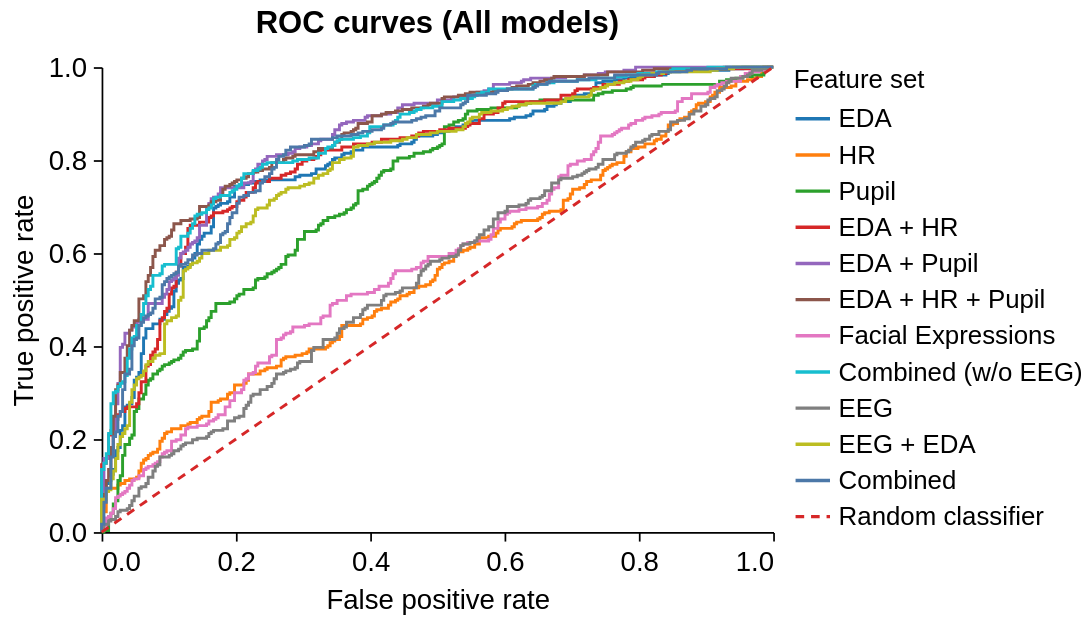

The notebook cell this image was saved under:
### Markdown cell above
## C — ROC curves

### Code cell
roc_results = load_roc_results(cache)
panel_c = plot_roc_curves(
    roc_results,
    width=390,
    height=270,
    title="ROC curves (All models)",
)
style_figure(panel_c)

### Figure 1 — Vega-Lite specification as saved in the notebook (floating-point values rounded to 4 significant figures; data arrays with more than 128 entries replaced by an {"elided": "..."} marker saying what was removed)
{"config": {"view": {"continuousWidth": 300, "continuousHeight": 300, "stroke": null}, "axis": {"domainColor": "black", "domainWidth": 1, "grid": false, "labelColor": "black", "labelFont": "Arial", "labelFontSize": 16, "labelPadding": 4, "tickColor": "black", "tickSize": 5, "titleColor": "black", "titleFont": "Arial", "titleFontSize": 16, "titleFontWeight": "normal", "titlePadding": 6}, "background": "white", "font": "Arial", "header": {"labelFont": "Arial", "labelFontSize": 18, "labelFontWeight": "bold", "titleFont": "Arial", "titleFontSize": 18}, "legend": {"labelFont": "Arial", "labelFontSize": 15, "titleFont": "Arial", "titleFontSize": 15, "titleFontWeight": "normal"}, "title": {"anchor": "middle", "color": "black", "font": "Arial", "fontSize": 18, "fontWeight": "bold", "offset": 8}}, "data": {"values": {"elided": "2519 records"}}, "mark": {"type": "line", "strokeWidth": 1.7}, "encoding": {"color": {"field": "model", "legend": {"direction": "vertical", "labelLimit": 180, "offset": 8, "orient": "right", "padding": 0, "rowPadding": 2, "symbolDash": {"expr": "datum.value === 'Random classifier' ? [5, 4] : [1, 0]"}, "symbolSize": 400, "symbolStrokeWidth": 2, "title": "Feature set", "titlePadding": 4}, "scale": {"domain": ["EDA", "HR", "Pupil", "EDA + HR", "EDA + Pupil", "EDA + HR + Pupil", "Facial Expressions", "Combined (w/o EEG)", "EEG", "EEG + EDA", "Combined", "Random classifier"], "range": ["#1f77b4", "#ff7f0e", "#2ca02c", "#d62728", "#9467bd", "#8c564b", "#e377c2", "#17becf", "#7f7f7f", "#bcbd22", "#4c78a8", "#d62728"]}, "sort": ["EDA", "HR", "Pupil", "EDA + HR", "EDA + Pupil", "EDA + HR + Pupil", "Facial Expressions", "Combined (w/o EEG)", "EEG", "EEG + EDA", "Combined", "Random classifier"], "type": "nominal"}, "detail": {"field": "model", "type": "nominal"}, "strokeDash": {"field": "line_type", "legend": null, "scale": {"domain": ["Model", "Random classifier"], "range": [[1, 0], [5, 4]]}, "type": "nominal"}, "tooltip": [{"field": "model", "title": "Model", "type": "nominal"}, {"field": "false_positive_rate", "format": ".3f", "title": "False positive rate", "type": "quantitative"}, {"field": "true_positive_rate", "format": ".3f", "title": "True positive rate", "type": "quantitative"}], "x": {"axis": {"format": ".1f", "tickCount": 6}, "field": "false_positive_rate", "scale": {"domain": [0, 1], "nice": false}, "title": "False positive rate", "type": "quantitative"}, "y": {"axis": {"format": ".1f", "tickCount": 6}, "field": "true_positive_rate", "scale": {"domain": [0, 1], "nice": false}, "title": "True positive rate", "type": "quantitative"}}, "height": 270, "title": {"text": "ROC curves (All models)", "anchor": "middle"}, "width": 390, "$schema": "https://vega.github.io/schema/vega-lite/v6.4.1.json"}
